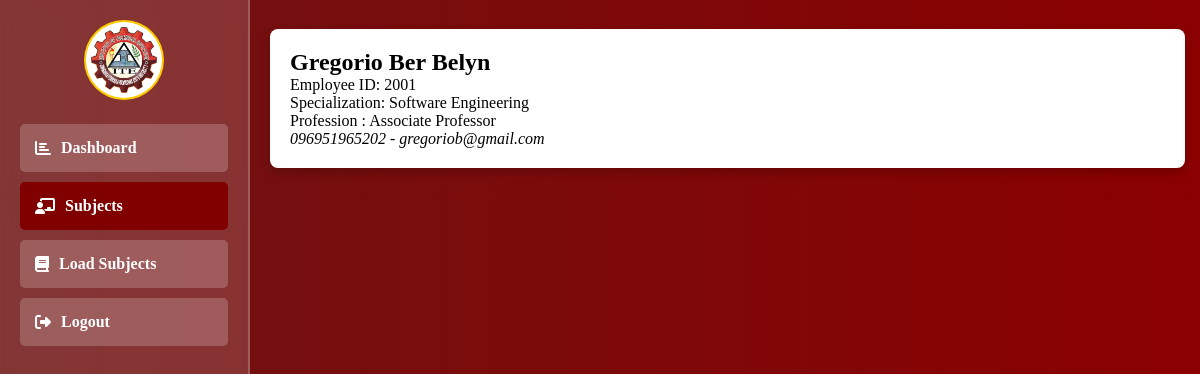
/teacher/students.php (signed in), run on an earlier commit of the app's database.
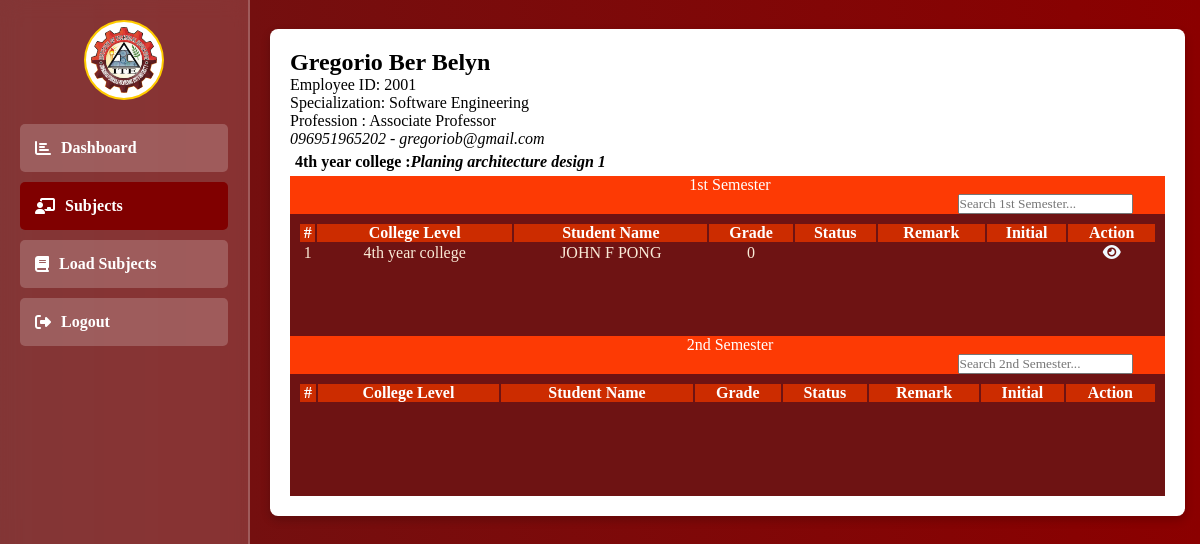
And on a later commit of the database.
### tables this page shows
CREATE TABLE `college_level` (
  `id` int(11) NOT NULL,
  `year_level` varchar(100) NOT NULL
);

CREATE TABLE `student_with_subjects` (
  `id` int(11) NOT NULL,
  `student_id` int(11) NOT NULL,
  `teacher_id` int(100) NOT NULL,
  `semester` int(11) NOT NULL,
  `program_id` varchar(10) NOT NULL,
  `school_year` varchar(100) NOT NULL,
  `subject_code` varchar(100) NOT NULL,
  `subject_name` varchar(100) NOT NULL,
  `college_level` varchar(100) NOT NULL,
  `teacher_name` varchar(100) NOT NULL,
  `grade` double NOT NULL,
  `status` varchar(100) NOT NULL,
  `remark` varchar(100) NOT NULL,
  `final` varchar(100) NOT NULL,
  `created_at` datetime NOT NULL DEFAULT current_timestamp()
);

### teacher/teacher_function.php (called while the page is built, shortened)
<?php
include "../db_connect.php";
function getMyId2($id)
{
    global $pdo;
    $id = intval($id);
    try {
        $sql = "SELECT s.*,
        CONCAT(s.lname, ' ', s.mname, ' ', s.fname) AS teacher_name
        FROM teachers s WHERE s.id = ?";
        $stmt = $pdo->prepare($sql);
        $stmt->execute([$id]);
        return $stmt->fetch(PDO::FETCH_ASSOC);
    } catch (PDOException $e) {
        error_log("Database Error: " . $e->getMessage());
        return [];
    }
}
function subjectList($id)
{
    global $pdo;
    $sql = "SELECT DISTINCT subject_name, college_level FROM student_with_subjects WHERE teacher_id = ? ORDER BY college_level, subject_name ASC";
    try {
        $stmt = $pdo->prepare($sql);
        $stmt->execute([$id]);
        return $stmt->fetchAll();
    } catch (PDOException $e) {
        echo 'Error: ' . $e->getMessage();
        return [];
    }
}
function getSubjectTeacher($id)
{
    global $pdo;
    $sql = "SELECT DISTINCT sws.*
            FROM student_with_subjects sws
            WHERE sws.teacher_id = ?";
    try {
        $stmt = $pdo->prepare($sql);
        $stmt->execute([$id]);
        return $stmt->fetchAll();
    } catch (PDOException $e) {
        echo 'Error: ' . $e->getMessage();
        return [];
    }
}
function getStudentById($id)
{
    global $pdo;
    try {
        $stmt = $pdo->prepare("
        SELECT CONCAT(lname, ' ', mname, ' ', fname) AS student_name , email, course FROM students WHERE id = ?
        ");
        $stmt->execute([$id]);
        return $stmt->fetch(PDO::FETCH_ASSOC);
    } catch (PDOException $e) {
        error_log("Database Error: " . $e->getMessage());
        return [];
    }
}

### teacher/student_function.php (called while the page is built, shortened)
<?php
include "../db_connect.php";
function getCollegeLevelbyTeacher($id)
{
    global $pdo;
    $stmt = $pdo->prepare("SELECT * FROM college_level WHERE id = ?");
    $stmt->execute([$id]);
    return $stmt->fetch(PDO::FETCH_ASSOC);
}
?>

### teacher/students.php (the view, shortened to what the changed rows need)
<?php
include "../db_connect.php";
include "./teacher_function.php";
include "./student_function.php";
$teacher_id = $_SESSION['teacher_id'];
?>
<!DOCTYPE html>
<html lang="en">
<head>
    <link rel="stylesheet" href="https://cdnjs.cloudflare.com/ajax/libs/font-awesome/6.2.0/css/all.css">
</head>
<body>
    <div class="content">
        <div class="dashboard-container">
            <?php $student = getMyId2($teacher_id) ?>
            <?php if ($student) { ?>
                <div class="modal">
                    <div class="modal-content">
                        <h2 id="programTitle"><?php echo htmlspecialchars($student['teacher_name']) ?></h2>
                        <span id="sy">Employee ID: <?php echo $student['teacher_code']; ?></span><br>
                        <span id="course">Profession : <?php echo $student['profession']; ?></span><br>
                    <?php } ?>
                    <div class="table_col">
                        <?php $subject = subjectList($teacher_id) ?>
                        <?php foreach ($subject as $sub) {
                            ?>
                            <?php $levels = getCollegeLevelbyTeacher($sub['college_level']) ?>
                            <label class="semester"
                                style="display:flex; justify-content:left;"><?php echo $levels['year_level']; ?> : <i>
                                    <?php echo $sub['subject_name']; ?></i></label>
                            <div class="table_content" style="text-align:center;">
                                <div
                                    style="width: 100%; text-align: center; background-color:rgb(253, 58, 4); color: #FFFFFF">
                                    <label style="padding:5px;" for="">1st
                                        Semester <input type="text" id="search1" placeholder="Search 1st Semester..."
                                            style=" width: 20%;margin-left:40rem;">
                                    </label>
                                </div>
                                <table>
                                    <tr>
                                        <th>#</th>
                                        <th>College Level</th>
                                        <th>Student Name</th>
                                        <th>Grade</th>
                                        <th>Status</th>
                                        <th>Remark</th>
                                        <th>Initial</th>
                                        <th>Action</th>
                                    </tr>
                                    <tbody id="subjectList1">
                                        <?php $subject = getSubjectTeacher($teacher_id) ?>
                                        <?php foreach ($subject as $index => $row) { ?>
                                            <?php if ($row['semester'] == 1 && $sub['subject_name'] == $row['subject_name'] && $row['college_level'] == $sub['college_level']) { ?>
                                                <tr>
                                                    <td><?php echo $index + 1; ?></td>
                                                    <?php $levels = getCollegeLevelbyTeacher($row['college_level']) ?>
                                                    <td><?php echo $levels['year_level']; ?></td>
                                                    <?php $students = getStudentById($row['student_id']) ?>
                                                    <td><?php echo htmlspecialchars($students['student_name']); ?></td>
                                                    <td><?php echo $row['grade']; ?></td>
                                                    <td><?php echo $row['status']; ?></td>
                                                    <td><?php echo $row['remark']; ?></td>
                                                    <td><?php echo $row['final']; ?></td>
                                                    <td>
                                                        <div style="color: aliceblue; text-align:center;">
                                                            <a
                                                                href="update_student.php?action=list&teacher_id=<?php echo $teacher_id; ?>&student_id=<?php echo $row['student_id']; ?>&subject_id=<?php echo $row['id']; ?>">
                                                                <i style="color: aliceblue;" class="fa fa-eye"></i>
                                                            </a>
                                                        </div>
                                                    </td>
                                                </tr>
                                            <?php } ?>
                                        <?php } ?>
                                    </tbody>
                                </table>
                            </div>
                            <div class="table_content" style="text-align:center;">
                                <div
                                    style="width: 100%; text-align: center; background-color:rgb(253, 58, 4); color: #FFFFFF">
                                    <label style="padding:5px;" for="">2nd
                                        Semester <input type="text" id="search2" placeholder="Search 2nd Semester..."
                                            style=" width: 20%;margin-left:40rem;"></label>
                                </div>
                                <table>
                                    <tr>
                                        <th>#</th>
                                        <th>College Level</th>
                                        <th>Student Name</th>
                                        <th>Grade</th>
                                        <th>Status</th>
                                        <th>Remark</th>
                                        <th>Initial</th>
                                        <th>Action</th>
                                    </tr>
                                </table>
                            </div>
                        <?php } ?>
                    </div>
                </div>
            </div>
        </div>
    </div>

What changed in the data, as far as the page shows it:
now on this page (row unchanged): college_level: year_level "4th year college"
added student_with_subjects: college_level.year_level "4th year college", student_name "JOHN F PONG", grade "0"
Also different on the page:
new list line: ": Planing architecture design 1 1st Semester  # College Level Student Name Grade Status Remark Initial Action 2nd Semester  # College Level Student Name Grade Status Remark Initial Action"
